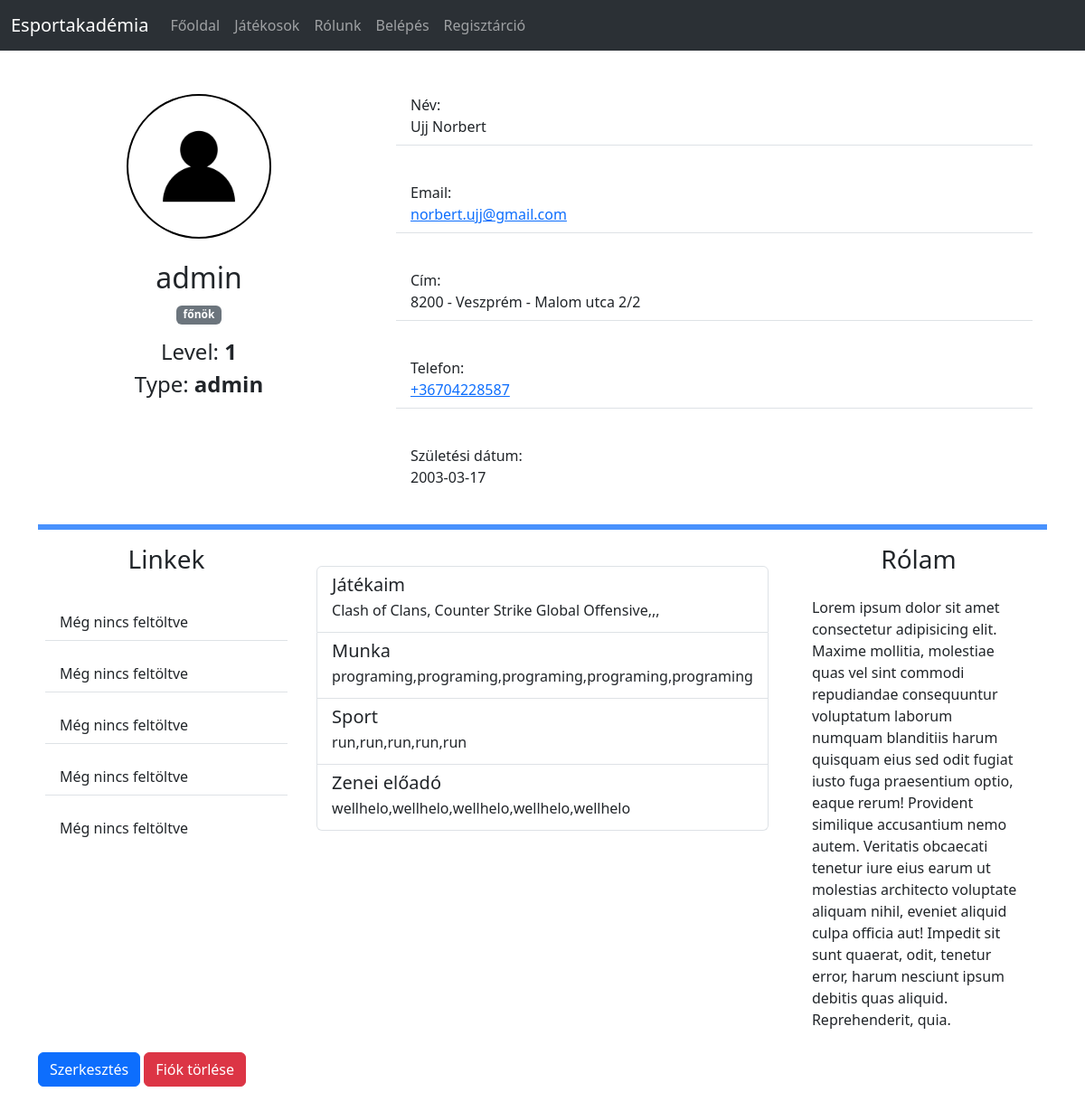
The page /profile.php?id=1 on the database its author committed.
### tables this page shows
CREATE TABLE `users` (
  `id` int(11) NOT NULL,
  `uname` varchar(256) DEFAULT NULL,
  `name` varchar(256) DEFAULT NULL,
  `email` varchar(256) DEFAULT NULL,
  `bornDate` date DEFAULT NULL,
  `type` varchar(25) DEFAULT NULL,
  `pwd` varchar(512) DEFAULT NULL,
  `profileImg` varchar(256) DEFAULT NULL,
  `about` varchar(1024) DEFAULT NULL,
  `links` varchar(512) DEFAULT NULL,
  `badge` varchar(512) DEFAULT NULL,
  `coupon` varchar(255) DEFAULT NULL,
  `level` int(11) DEFAULT NULL,
  `hobby` varchar(256) DEFAULT NULL,
  `work` varchar(256) DEFAULT NULL,
  `sport` varchar(256) DEFAULT NULL,
  `music` varchar(256) DEFAULT NULL,
  `addr` varchar(256) DEFAULT NULL,
  `phone` varchar(15) DEFAULT NULL,
  `zip` int(11) DEFAULT NULL,
  `city` varchar(255) DEFAULT NULL,
  `visible` int(11) DEFAULT NULL
);

### includes/functions.inc.php (called while the page is built, shortened)
<?php
function getSpecificUser($conn, $id) {
	$sql = "SELECT * FROM users WHERE id=".$id.";";
	$result = $conn->query($sql);
	return $result;
}

### profile.php (the view, shortened to what this page needs)
<!DOCTYPE html>
<html lang="hu">
    <?php include_once 'components/header.php' ?>
<body>
    <?php include_once 'components/headerNav.php' ?>
    <?php
        require_once 'includes/dbh.inc.php';
        require_once 'includes/functions.inc.php';
        $id = $_GET["id"];
        $user = getSpecificUser($conn, $id);
        if ($user->num_rows > 0) {
            while($seged = $user->fetch_assoc()) {
                echo '<div class="container my-4">
                        <div class="row">
                            <div class="col-4">
                                <img src="../img/'.$seged['profileImg'].'" class="card-img-top kep kep-telo d-block mx-auto mt-4" alt="'.$seged['name'].'">
                                <div class="text-center m-4">
                                    <h2>'.$seged["uname"].'</h2>
                                    <span class="badge bg-secondary mb-3">'.$seged['badge'].'</span>
                                    <h4>Level: <b>'.$seged['level'].'</b></h4>
                                    <h4>Type: <b>'.$seged['type'].'</b></h4>
                                </div>
                            </div>
                            <div class="col">
                                <ul class="list-group list-group-flush">
                                    <li class="list-group-item m-3">Név: <br>'.$seged["name"].'</li>
                                    <li class="list-group-item m-3">Email: <br><a href="mailto:'.$seged["email"].'">'.$seged["email"].'</a></li>
                                    <li class="list-group-item m-3">Cím: <br>'.$seged['zip'].' - '.$seged['city'].' - '.$seged['addr'].'</li>
                                    <li class="list-group-item m-3">Telefon: <br><a href="tel:'.$seged['phone'].'">'.$seged['phone'].'</a></li>
                                    <li class="list-group-item m-3">Születési dátum: <br>'.$seged["bornDate"].'</li>
                                </ul>
                            </div>
                        </div>
                        <hr class="border border-primary border-3 opacity-75">
                        <div class="row">
                            <div class="col">
                            <h3 clasS="text-center">Linkek</h3>
                            <ul class="list-group list-group-flush mt-4">';
                                $linkek = explode(",", $seged["links"]);
                                for($i=0;$i<count($linkek);$i++){
                                    if ($linkek[$i] == "") {
                                        echo '<li class="list-group-item m-2">Még nincs feltöltve</li>';
                                    } else {
                                        echo '<li class="list-group-item m-2"><a href="'.$linkek[$i].'">'.$linkek[$i].'</a></li>';
                                    }
                                }
                            echo    '</ul>
                            </div>
                            <div class="col">
                                <div class="list-group mt-4">
                                    <a class="list-group-item" aria-current="true">
                                        <div class="d-flex w-100 justify-content-between">
                                        <h5 class="mb-1">Játékaim</h5>
                                        </div>';
                                        $array = explode(",", $seged["hobby"]);
                                        if ($array[0] == "") {
                                            echo '<p class="mb-1">Még nincs feltöltve</p>';
                                        } else {
                                            echo '<p class="mb-1">'.$seged["hobby"].'</p>';
                                        }
                                    echo '</a>
                                    <a class="list-group-item" aria-current="true">
                                        <div class="d-flex w-100 justify-content-between">
                                            <h5 class="mb-1">Munka</h5>
                                        </div>';
                                        $array = explode(",", $seged["work"]);
                                        if ($array[0] == "") {
                                            echo '<p class="mb-1">Még nincs feltöltve</p>';
                                        } else {
                                            echo '<p class="mb-1">'.$seged["work"].'</p>';
                                        }
                                    echo '</a>
                                    <a class="list-group-item" aria-current="true">
                                        <div class="d-flex w-100 justify-content-between">
                                        <h5 class="mb-1">Sport</h5>
                                        </div>';
                                        $array = explode(",", $seged["sport"]);
                                        if ($array[0] == "") {
                                            echo '<p class="mb-1">Még nincs feltöltve</p>';
                                        } else {
                                            echo '<p class="mb-1">'.$seged["sport"].'</p>';
                                        }
                                    echo '</a>
                                    <a class="list-group-item" aria-current="true">
                                        <div class="d-flex w-100 justify-content-between">
                                        <h5 class="mb-1">Zenei előadó</h5>
                                        </div>';
                                        $array = explode(",", $seged["music"]);
                                        if ($array[0] == "") {
                                            echo '<p class="mb-1">Még nincs feltöltve</p>';
                                        } else {
                                            echo '<p class="mb-1">'.$seged["music"].'</p>';
                                        }
                                    echo '</a>
                                </div>
                            </div>
                            <div class="col">
                                <h3 clasS="text-center">Rólam</h3>';
                                if ($seged["about"] == "") {
                                    echo '<p class="m-4"> Hogy csalja meg egy gamer lány a párját?
                                    <br>– R1, R2, L1 , X, Balra, Le, Jobbra, Fel, Balra, Kör, Kör, Négyzet</p>';
                                } else {
                                    echo '<p class="m-4">'.$seged["about"].'</p>';
                                }
                            echo '</div>
                        </div>
                        <div class="row">
                            <div class="col">
                                <button class="btn btn-primary" onclick="userEdit('.$seged["id"].')">Szerkesztés</button>
                                <button class="btn btn-danger" onclick="userDelete('.$seged["id"].')">Fiók törlése</button>
                            </div>
                            <div class="col">
                            </div>
                        </div>
                    </div>
                    <div class="spacer"></div>';
            }
        }
    ?>
</body>
</html>

### css/style.css (style rules this page uses)
@media screen and (min-width: 600px) { .kep { width: 10rem !important; height: 10rem !important; object-fit: cover; border-radius: 50%; border: 2px solid black; } }

### rows shown on the page
users: profileImg (placeholder picture), uname "admin", badge "főnök", level "1", type "admin", name "Ujj Norbert", email "norbert.ujj@gmail.com", zip "8200", city "Veszprém", addr "Malom utca 2/2", phone "+36704228587", bornDate "2003-03-17", links "Még nincs feltöltve", hobby "Clash of Clans, Counter Strike Global Offensive,,,", work "programing,programing,programing,programing,programing", sport "run,run,run,run,run", music "wellhelo,wellhelo,wellhelo,wellhelo,wellhelo", about "Lorem ipsum dolor sit amet consectetur adipisicing elit. Maxime mollitia, molestiae quas vel sint commodi repudiandae consequuntur voluptatum laborum numquam blanditiis harum quisquam eius sed odit fugiat iusto fuga praesentium optio, eaque rerum! Provident similique accusantium nemo autem. Veritatis obcaecati tenetur iure eius earum ut molestias architecto voluptate aliquam nihil, eveniet aliquid culpa officia aut! Impedit sit sunt quaerat, odit, tenetur error, harum nesciunt ipsum debitis quas aliquid. Reprehenderit, quia."
